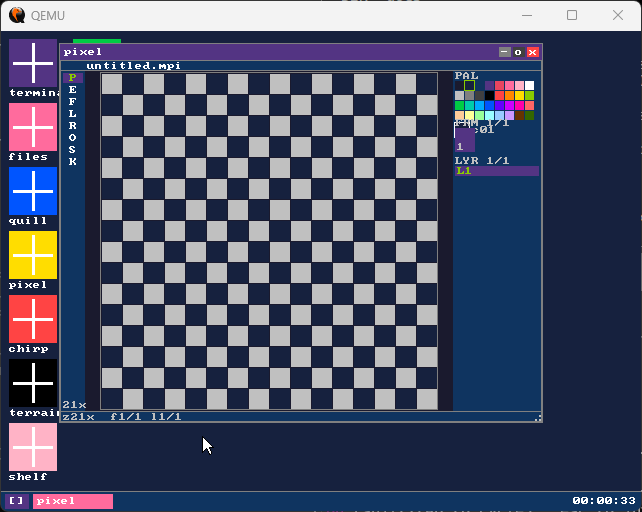
#> input picture pixel-ui.png, 642 x 512 px
$ python import_png.py ../pixel-ui.png
#> lines starting #> are read from the running program, lines starting #| are printed output that depends on the picture
#!/usr/bin/env python3
"""
import_png.py — Convert a PNG image to momOS .mpi format

Usage:
  python import_png.py <input.png> [output.mpi] [options]

Options:
  --width W      Resize canvas to W pixels wide
  --height H     Resize canvas to H pixels tall
  --dither       Use Floyd-Steinberg dithering when quantizing

Requires: Pillow  (pip install Pillow)

The momOS 32-color palette is fixed at indices 0–31.
Color 0 is treated as transparent (black in the PNG is mapped to index 1).
Pixels whose alpha < 128 are mapped to index 0 (transparent).
"""

import sys
import struct
import math
import argparse
from pathlib import Path

try:
    from PIL import Image
except ImportError:
    sys.exit("Error: Pillow is required. Install with: pip install Pillow")

# ── momOS default 32-color palette (RGBA tuples) ─────────────────────────────
# Matches the palette defined in kernel/kernel.c
MOMOS_PALETTE = [
    (0,   0,   0),    # 0  black (transparent)
    (29,  43,  83),   # 1  dark navy
    (126, 37,  83),   # 2  dark purple
    (0,   135, 81),   # 3  dark green
    (171, 82,  54),   # 4  brown
    (95,  87,  79),   # 5  dark gray
    (194, 195, 199),  # 6  light gray
    (255, 241, 232),  # 7  white
    (255, 0,   77),   # 8  red
    (255, 163, 0),    # 9  orange
    (255, 236, 39),   # 10 yellow
    (0,   228, 54),   # 11 green
    (41,  173, 255),  # 12 blue
    (131, 118, 156),  # 13 lavender
    (255, 119, 168),  # 14 pink
    (255, 204, 170),  # 15 peach
    (41,  24,  20),   # 16 dark brown
    (17,  29,  53),   # 17 darker navy
    (66,  33,  54),   # 18 dark maroon
    (18,  83,  89),   # 19 dark teal
    (116, 47,  41),   # 20 rust
    (73,  51,  59),   # 21 mauve
    (162, 136, 121),  # 22 tan
    (243, 239, 125),  # 23 light yellow
    (190, 18,  80),   # 24 crimson
    (255, 108, 36),   # 25 deep orange
    (168, 234, 32),   # 26 lime
    (0,   181, 67),   # 27 bright green
    (6,   90,  181),  # 28 dark blue
    (117, 70,  101),  # 29 plum
    (255, 110, 89),   # 30 salmon
    (255, 157, 129),  # 31 light salmon
]


def color_distance(c1, c2):
    """Squared Euclidean distance in RGB space."""
    return (c1[0]-c2[0])**2 + (c1[1]-c2[1])**2 + (c1[2]-c2[2])**2


def nearest_color(r, g, b, alpha, skip_zero=True):
    """Find the nearest palette index for an RGB pixel.
    If alpha < 128, return 0 (transparent).
    If skip_zero, don't map opaque pixels to index 0."""
    if alpha < 128:
        return 0
    best_idx = 1 if skip_zero else 0
    best_dist = float('inf')
    start = 1 if skip_zero else 0
    for i in range(start, 32):
        d = color_distance((r, g, b), MOMOS_PALETTE[i])
        if d < best_dist:
            best_dist = d
            best_idx = i
    return best_idx


def quantize_image(img, dither=False):
    """Convert an RGBA PIL image to a list of palette indices."""
    w, h = img.size
    pixels = list(img.getdata())
    result = [0] * (w * h)

    if dither:
        # Floyd-Steinberg dithering
        # Work on a float error buffer
        err = [[list(pixels[y*w+x][:3]) for x in range(w)] for y in range(h)]
        for y in range(h):
            for x in range(w):
                alpha = pixels[y*w+x][3] if len(pixels[y*w+x]) == 4 else 255
                if alpha < 128:
                    result[y*w+x] = 0
                    continue
                r, g, b = err[y][x]
                r = max(0, min(255, int(r)))
                g = max(0, min(255, int(g)))
                b = max(0, min(255, int(b)))
                idx = nearest_color(r, g, b, 255)
                result[y*w+x] = idx
                pr, pg, pb = MOMOS_PALETTE[idx]
                er, eg, eb = r - pr, g - pg, b - pb
                # Distribute error
                if x + 1 < w:
                    err[y][x+1][0] += er * 7/16
                    err[y][x+1][1] += eg * 7/16
                    err[y][x+1][2] += eb * 7/16
                if y + 1 < h:
                    if x > 0:
                        err[y+1][x-1][0] += er * 3/16
                        err[y+1][x-1][1] += eg * 3/16
                        err[y+1][x-1][2] += eb * 3/16
                    err[y+1][x][0] += er * 5/16
                    err[y+1][x][1] += eg * 5/16
                    err[y+1][x][2] += eb * 5/16
                    if x + 1 < w:
                        err[y+1][x+1][0] += er * 1/16
                        err[y+1][x+1][1] += eg * 1/16
                        err[y+1][x+1][2] += eb * 1/16
    else:
        for i, px in enumerate(pixels):
            r, g, b = px[0], px[1], px[2]
            alpha = px[3] if len(px) == 4 else 255
            result[i] = nearest_color(r, g, b, alpha)

    return result, w, h


def write_mpi(pixel_data, w, h, output_path):
    """Write a single-frame, single-layer .mpi file."""
    if w > 128 or h > 128:
        sys.exit(f"Error: image {w}×{h} exceeds max .mpi size of 128×128")
    if w < 1 or h < 1:
        sys.exit("Error: image dimensions must be at least 1×1")

    header = b"MPI1"
    header += struct.pack("BBBBBBBBBBBB",
        w, h,
        1,   # layers
        1,   # frames
        0, 0, 0, 0, 0, 0, 0, 0)  # 8 reserved bytes

    pixel_bytes = bytes(pixel_data)
    data = header + pixel_bytes

    with open(output_path, 'wb') as f:
        f.write(data)

    nonzero = sum(1 for p in pixel_data if p != 0)
    print(f"Written: {output_path}")
    print(f"  Size: {w}×{h}, {len(data)} bytes")
    print(f"  Non-transparent pixels: {nonzero}/{w*h}")


def main():
    parser = argparse.ArgumentParser(description="Convert PNG to momOS .mpi")
    parser.add_argument("input",  help="Input PNG file")
    parser.add_argument("output", nargs="?", help="Output .mpi file (default: same name)")
    parser.add_argument("--width",  type=int, help="Resize to this width")
    parser.add_argument("--height", type=int, help="Resize to this height")
    parser.add_argument("--dither", action="store_true", help="Floyd-Steinberg dithering")
    args = parser.parse_args()

    input_path = Path(args.input)
    if not input_path.exists():
        sys.exit(f"Error: input file not found: {args.input}")

    output_path = Path(args.output) if args.output else input_path.with_suffix(".mpi")

    img = Image.open(input_path).convert("RGBA")
#> img is the input picture: PIL image 642x512 RGBA; mean R, G, B, A 75, 81.7, 105.6, 255
    orig_w, orig_h = img.size
#> orig_w = 642; orig_h = 512
    print(f"Input: {input_path} ({orig_w}×{orig_h})")
#| Input: ../pixel-ui.png (642×512)

    # Resize if requested or if too large
    target_w = args.width or min(orig_w, 128)
#> target_w = 128
    target_h = args.height or min(orig_h, 128)
#> target_h = 128
    if (target_w, target_h) != (orig_w, orig_h):
        img = img.resize((target_w, target_h), Image.NEAREST)
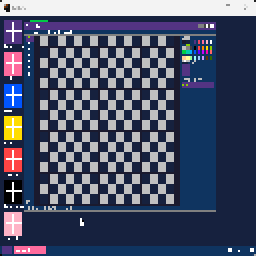
#> img: PIL image 128x128 RGBA (shown 2 times larger); mean R, G, B, A 74.2, 81.7, 106, 255
        print(f"Resized to: {target_w}×{target_h}")
#| Resized to: 128×128

    pixel_data, w, h = quantize_image(img, dither=args.dither)
#> in quantize_image, `pixels = list(img.getdata())`: pixels = 16384 items, first 6: (42, 42, 42, 255), (243, 243, 243, 255), (243, 243, 243, 255), (243, 243, 243, 255), (243, 243, 243, 255), (243, 243, 243, 255)
#> the loop in quantize_image, `for i, px in enumerate(pixels):` made 16384 passes
#> (px, r, g, b) on passes 1 to 3: ((42, 42, 42, 255), 42, 42, 42), ((243, 243, 243, 255), 243, 243, 243), ((243, 243, 243, 255), 243, 243, 243)
#> after the loop in quantize_image, `for i, px in enumerate(pixels):`: result = 16384 values, max 30 at index 2659, min 1 at index 1932, mean 12.35
#> pixel_data has the same summary as result in quantize_image; w = 128; h = 128
    write_mpi(pixel_data, w, h, output_path)
#> in write_mpi, `nonzero = sum(1 for p in pixel_data if p != 0)`: nonzero = 16384
#|   Size: 128×128, 16400 bytes
#|   Non-transparent pixels: 16384/16384


if __name__ == "__main__":
    main()
